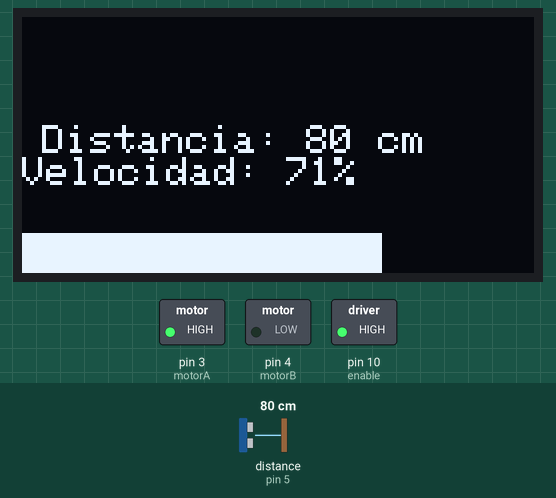
This sketch was run on a simulated Arduino Uno, built with avr-gcc and run on an emulated ATmega328P. Parts: 128×64 one-colour display, switched loads named in the sketch (green lamp = pin HIGH). Wiring (inferred from the names in the program): ultrasonic range finder: trigger pin 6; echo pin 5. Inputs (shaded band) come from the test bench; at power-on: distance to the obstacle (sensor on pin 5) 80 cm. The echo pulse lasts 58.3 µs per cm; pins used as bus, display or sensor lines are not drawn; what the sketch prints to the serial monitor is not drawn.

Above: at 1.2 s.
1.3 s: distance to the obstacle (sensor on pin 5) set to 4 cm
At 2.8 s:
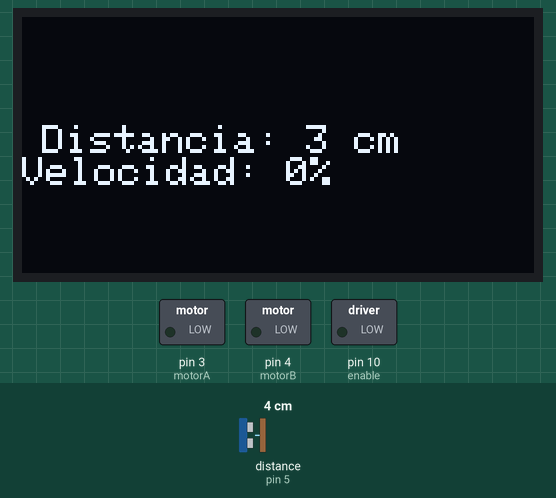
3.4 s: distance to the obstacle (sensor on pin 5) set to 28 cm
At 4.6 s:
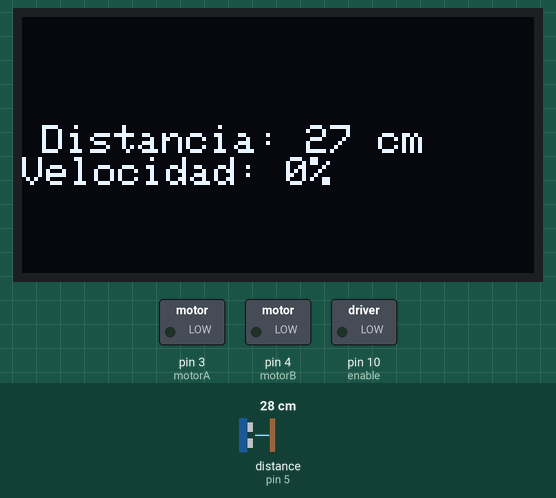
5.0 s: distance to the obstacle (sensor on pin 5) set to 34 cm
At 5.7 s:
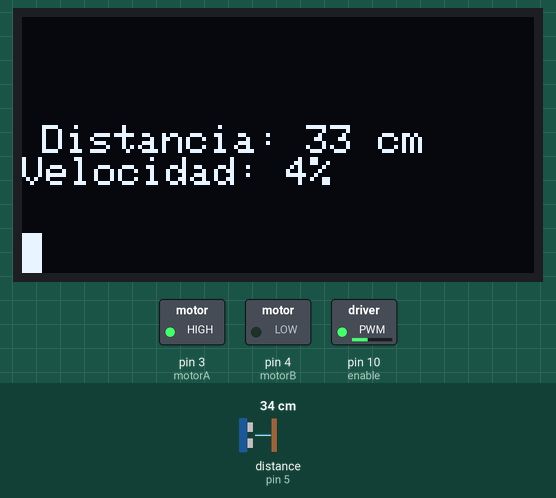
6.6 s: distance to the obstacle (sensor on pin 5) set to 60 cm
At 8.0 s:
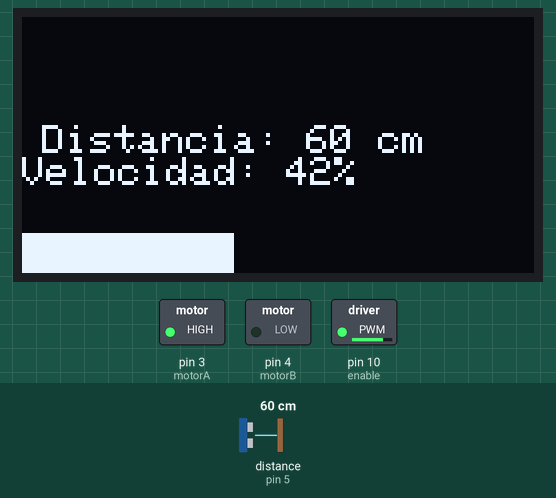
Timing chart, 0 to 9.3 s (numbered marks = the images above; inputs shaded):
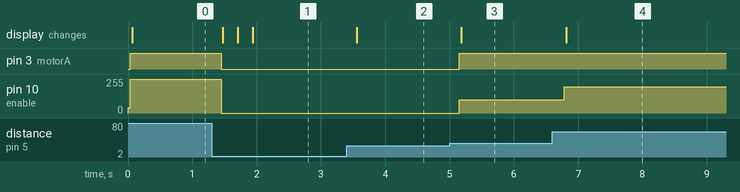

Measured:
- the behaviour switches between 31 and 32 cm on distance to the obstacle (sensor on pin 5) (found by bisection; images 2 and 3)
- after the input at 1.3 s, pin 3 (motorA): HIGH → LOW after 0.15 s; pin 10 (enable): 255/255 → 0/255 after 0.15 s; the display: changes after 0.18 s (image 1)
- after the input at 3.4 s, the display: changes after 0.15 s (image 2)
- after the input at 5.0 s, pin 3 (motorA): LOW → HIGH after 0.15 s; pin 10 (enable): 0/255 → 99/255 after 0.15 s; the display: changes after 0.18 s (image 3)
- after the input at 6.6 s, pin 10 (enable): 99/255 → 196/255 after 0.18 s; the display: changes after 0.21 s (image 4)

The sketch:

motorreductor_sensorultrasonico_oct3a.ino
```cpp
const byte motorA = 3;
const byte motorB = 4;
const byte enable = 10;
const byte trigg = 6;
const byte echo = 5;

byte velocidadInicial = 40;

// Configuración pantalla
#include <SPI.h>
#include <Wire.h>
#include <Adafruit_GFX.h>
#include <Adafruit_SSD1306.h>

#define SCREEN_WIDTH 128
#define SCREEN_HEIGHT 64

#define OLED_RESET -1
#define SCREEN_ADDRESS 0x3C
Adafruit_SSD1306 display(SCREEN_WIDTH, SCREEN_HEIGHT, &Wire, OLED_RESET);

void setup() {
  Serial.begin(9600);
  pinMode(motorA, OUTPUT);
  pinMode(motorB, OUTPUT);
  pinMode(enable, OUTPUT);
  pinMode(trigg, OUTPUT);
  pinMode(echo, INPUT);
  digitalWrite(trigg, LOW);
  analogWrite(enable, velocidadInicial);

  // Setup pantalla
  display.begin(SSD1306_SWITCHCAPVCC, SCREEN_ADDRESS);
}

void loop() {
  int distancia = mide_distancia();

  // Mapear la distancia a la velocidad en porcentaje
  int velocidad = map(distancia, 30, 100, 0, 100);

  velocidad = constrain(velocidad, 0, 100);

  control(distancia, velocidad+35);
  Serial.print("Distancia: ");
  Serial.print(distancia);
  Serial.print(" cm | Velocidad: ");
  Serial.print(velocidad);
  Serial.println("%");

  // Pantalla
  // Clear the buffer
  display.clearDisplay();

  // Mostramos la distancia del sensor y la velocidad del motor en porcentaje
  display.setTextSize(1);
  display.setTextColor(WHITE);
  display.setCursor(5, SCREEN_HEIGHT / 2 - 5);
  display.print("Distancia: ");
  display.print(distancia);
  display.println(" cm");
  display.print("Velocidad: ");
  display.print(velocidad);
  display.println("%");

  // Dibujar la barra indicadora
  int barraWidth = map(velocidad, 0, 100, 0, SCREEN_WIDTH);
  display.fillRect(0, SCREEN_HEIGHT - 10, barraWidth, 10, WHITE);

  display.display();

  delay(200);
}

void control(int distancia, int vel) {
  if (distancia <= 30) {
    // Detener el motor completamente
    digitalWrite(motorA, LOW);
    digitalWrite(motorB, LOW);
    analogWrite(enable, 0);
  } else if (distancia >= 100) {
    // Motor al máximo
    digitalWrite(motorA, HIGH);
    digitalWrite(motorB, LOW);
    analogWrite(enable, 255);
  } else {
    // Control proporcional en el rango intermedio
    digitalWrite(motorA, HIGH);
    digitalWrite(motorB, LOW);
    analogWrite(enable, map(vel, 0, 100, 0, 255));
  }
}

int mide_distancia() {
  gatillo();
  long tiempo = pulseIn(echo, HIGH);
  int distancia = tiempo / 58;
  return distancia;
}

void gatillo() {
  digitalWrite(trigg, HIGH);
  delayMicroseconds(10);
  digitalWrite(trigg, LOW);
}
```
